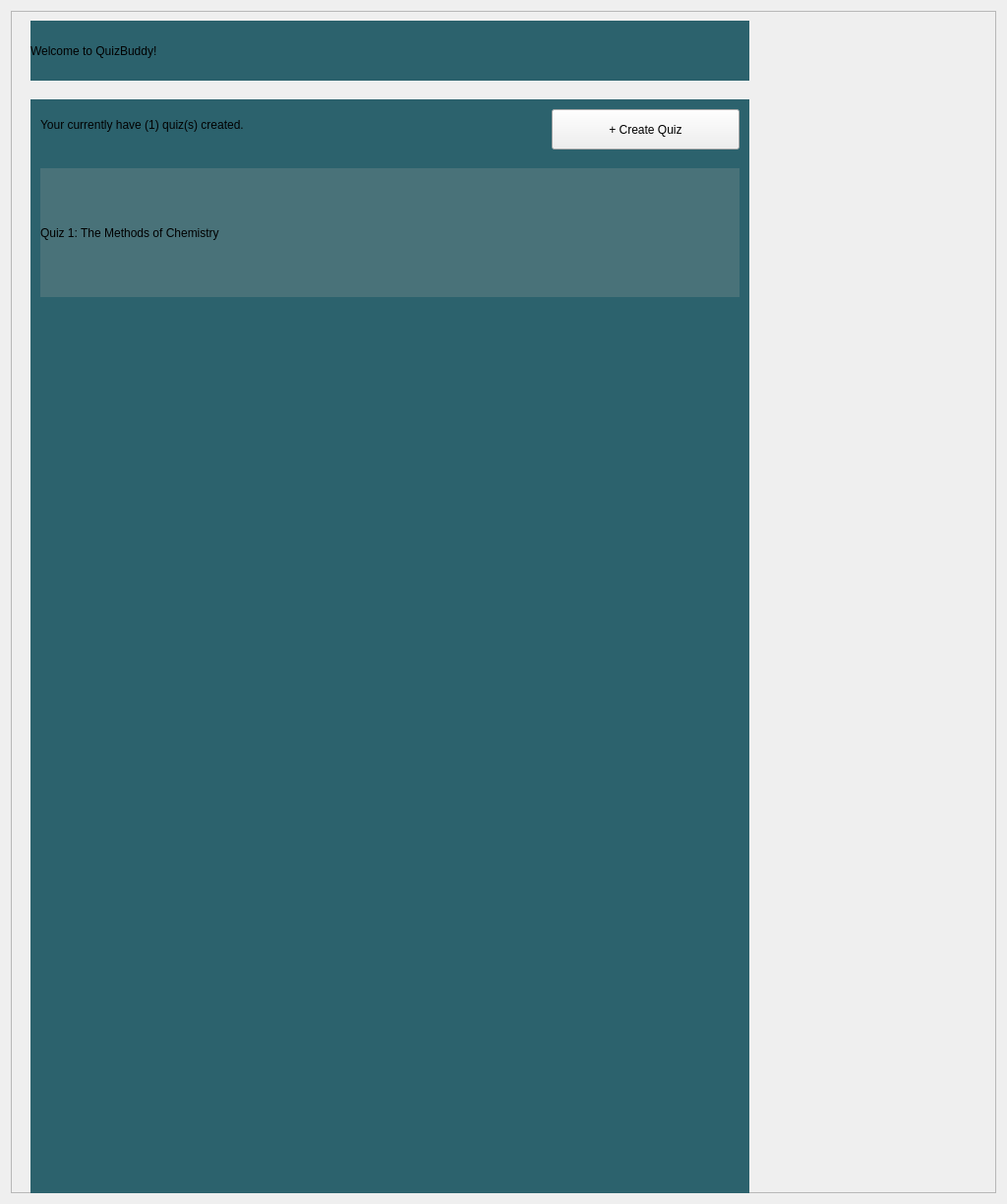
      <widget class="QWidget" name="scrollAreaWidgetContents_13">
       <property name="geometry">
        <rect>
         <x>0</x>
         <y>0</y>
         <width>1024</width>
         <height>1224</height>
        </rect>
       </property>
       <layout class="QVBoxLayout" name="verticalLayout_13">
        <item>
         <widget class="QFrame" name="frame_6">
          <property name="minimumSize">
           <size>
            <width>1000</width>
            <height>1200</height>
           </size>
          </property>
          <property name="styleSheet">
           <string notr="true">bbackground-color:rgb(13, 107, 90);</string>
          </property>
          <property name="frameShape">
           <enum>QFrame::StyledPanel</enum>
          </property>
          <property name="frameShadow">
           <enum>QFrame::Raised</enum>
          </property>
          <widget class="QLabel" name="label_60">
           <property name="geometry">
            <rect>
             <x>20</x>
             <y>10</y>
             <width>731</width>
             <height>61</height>
            </rect>
           </property>
           <property name="styleSheet">
            <string notr="true">background-color: rgb(44, 98, 109);
font: 18pt &quot;Times New Roman&quot;;</string>
           </property>
           <property name="text">
            <string>Welcome to QuizBuddy!</string>
           </property>
          </widget>
          <widget class="QLabel" name="label_61">
           <property name="geometry">
            <rect>
             <x>20</x>
             <y>90</y>
             <width>731</width>
             <height>1200</height>
            </rect>
           </property>
           <property name="styleSheet">
            <string notr="true">background-color: rgb(44, 98, 109);
font: 18pt &quot;Times New Roman&quot;;</string>
           </property>
           <property name="text">
            <string/>
           </property>
          </widget>
          <widget class="QLabel" name="label_62">
           <property name="geometry">
            <rect>
             <x>30</x>
             <y>100</y>
             <width>231</width>
             <height>31</height>
            </rect>
           </property>
           <property name="styleSheet">
            <string notr="true">
background-color: rgb(44, 98, 109);
font: 14pt &quot;Times New Roman&quot;;</string>
           </property>
           <property name="text">
            <string>Your currently have (1) quiz(s) created. </string>
           </property>
          </widget>
          <widget class="QPushButton" name="createQuiz_5">
           <property name="geometry">
            <rect>
             <x>550</x>
             <y>100</y>
             <width>191</width>
             <height>41</height>
            </rect>
           </property>
           <property name="styleSheet">
            <string notr="true">font: italic 16pt &quot;TImes New Roman&quot;;</string>
           </property>
           <property name="text">
            <string>+ Create Quiz</string>
           </property>
          </widget>
          <widget class="QLabel" name="label_68">
           <property name="geometry">
            <rect>
             <x>30</x>
             <y>160</y>
             <width>711</width>
             <height>131</height>
            </rect>
           </property>
           <property name="styleSheet">
            <string notr="true">background-color: rgb(73, 114, 121);
font: 18pt &quot;Times New Roman&quot;;</string>
           </property>
           <property name="text">
            <string>Quiz 1: The Methods of Chemistry </string>
           </property>
          </widget>
         </widget>
        </item>
       </layout>
      </widget>
